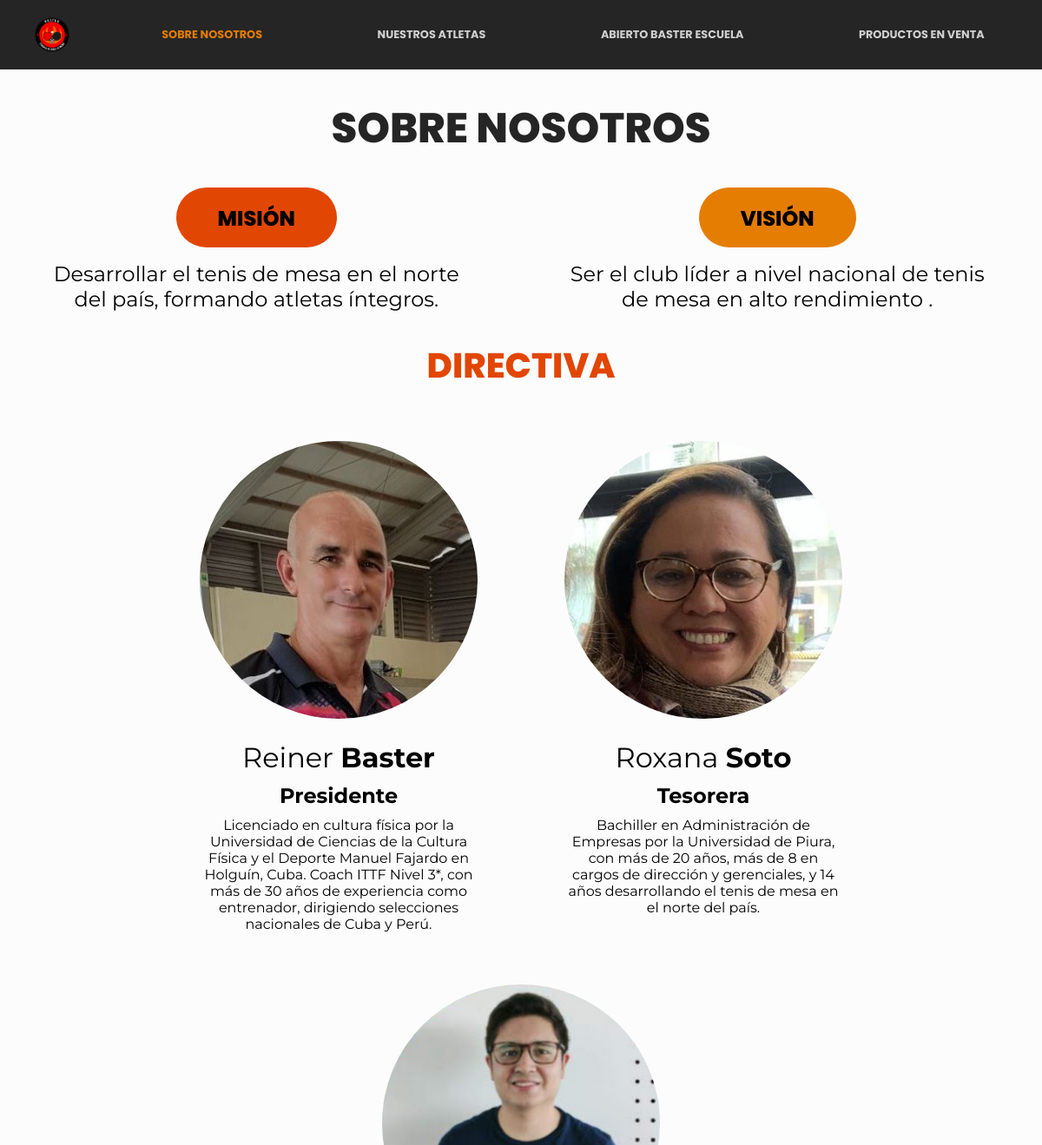
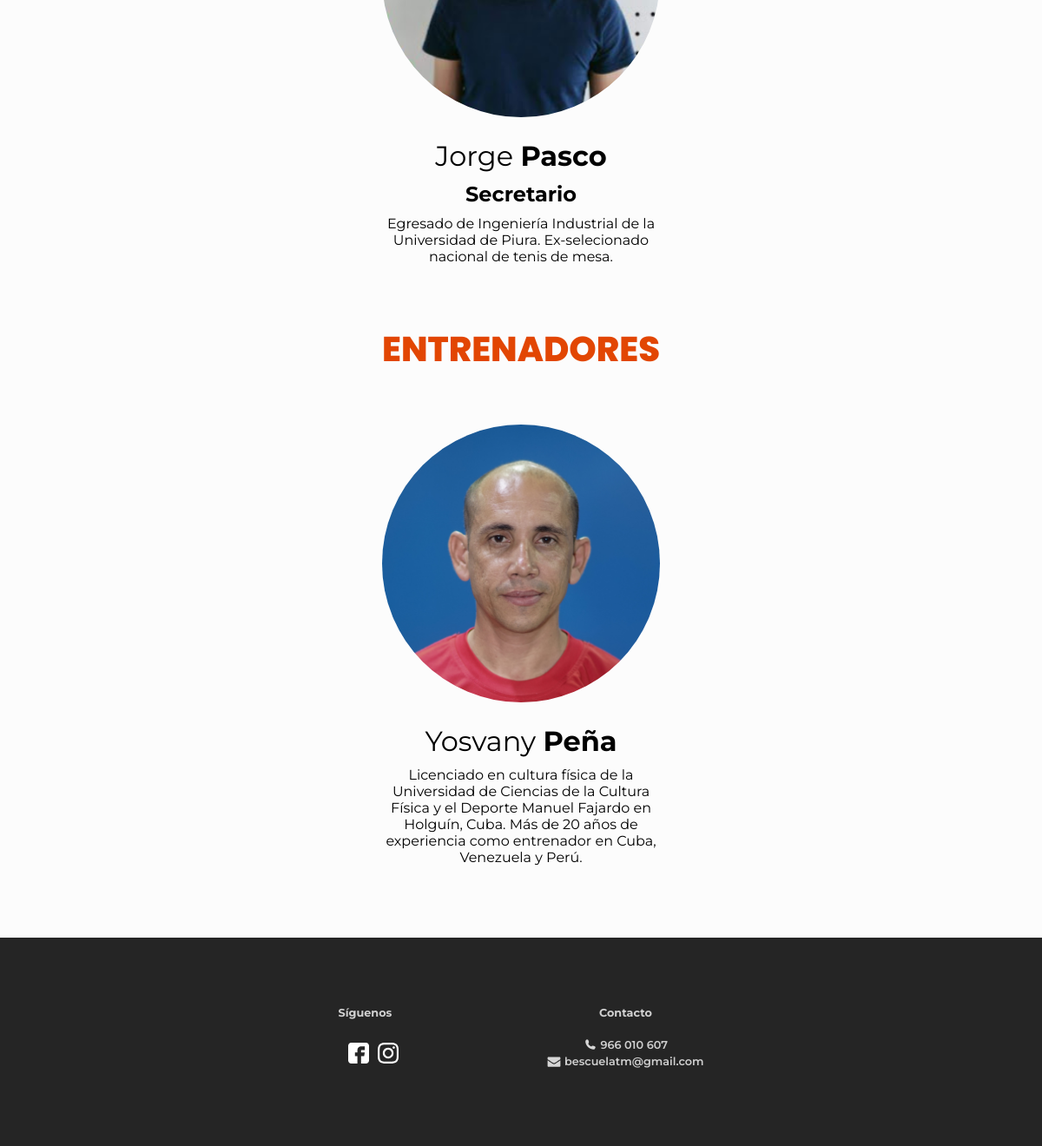
/about, run on the app's committed database (2 pictures, top to bottom).
### tables this page shows
CREATE TABLE "miembros_directiva" (
	"id"	INTEGER UNIQUE,
	"nombre"	TEXT NOT NULL,
	"apellido"	TEXT NOT NULL,
	"descripcion"	TEXT,
	"foto"	BLOB,
	"cargo"	TEXT NOT NULL,
	PRIMARY KEY("id" AUTOINCREMENT)
);

CREATE TABLE "entrenadores" (
	"id"	INTEGER UNIQUE,
	"nombre"	TEXT NOT NULL,
	"apellido"	TEXT NOT NULL,
	"descripcion"	TEXT,
	"foto"	BLOB,
	PRIMARY KEY("id" AUTOINCREMENT)
);

### app.py (the view)
@app.route('/about')
def about():
    name = 'about'
    directiva= get_members("miembros_directiva")
    entrenadores = get_members("entrenadores")
    return render_template(f"{name}.html", active=f"{name}", directiva=directiva, entrenadores=entrenadores)

### app.py (called while the page is built)
@app.after_request
def after_request(response):
    response.headers["Cache-Control"] = "no-cache, no-store, must-revalidate"
    response.headers["Expires"] = 0
    response.headers["Pragma"] = "no-cache"
    return response

### helpers.py (called while the page is built)
def dict_factory(cursor, row):
    d = {}
    for i, col in enumerate(cursor.description):
        d[col[0]] = row[i]
    return d

def strip_accents(text):
    text = unicodedata.normalize('NFD', text)\
           .encode('ascii', 'ignore')\
           .decode("utf-8")
    return str(text)

def connect_to_db():
    try:
        conn = sqlite3.connect('./baster_escuela.db')
        conn.row_factory = dict_factory  # Set dict factory
        db = conn.cursor()
        print("Connected to db")
        return db
    except Exception:
        print(Exception)

def write_blob_to_file(data, type, file_name):
    file_name_utf8 = strip_accents(file_name)
    filename = f"img/photos/{type}/{file_name_utf8}.jpg"
    with open(f".{url_for('static', filename=filename)}", "wb+") as file:
        file.write(data)
    return filename

def get_members(table):
    result_array = []
    db = connect_to_db()
    results = db.execute(f"SELECT * FROM {table}").fetchall()
    for el in results:
        new_item = {}
        for key, value in el.items():
            if key != "foto":
                new_item[key] = value
            else:
                nombre = el['nombre'].replace(' ', '-')
                apellido = f"{el['apellido'].replace(' ', '-')}"
                file_name = f"{el['id']}-{nombre}-{apellido}"
                complete_path = write_blob_to_file(
                    value, table, file_name)
                new_item[key] = complete_path
        result_array.append(new_item)
    return result_array

### templates/about.html (shortened to what this page needs)
{% extends "layout.html" %}
{% block styles %}
<link rel="stylesheet" type="text/css" href="{{ url_for('static', filename='styles/about.css') }}">
{% endblock %}
{% block main %}
<h1>SOBRE NOSOTROS</h1>
<section class="mv-section">
    <div class="m-container mv-title">MISIÓN</div>
    <div class="v-container mv-title">VISIÓN</div>
    <div class="m-text-container mv-text">Desarrollar el tenis de mesa en el norte del país,
        formando atletas íntegros.</div>
    <div class="v-text-container mv-text">Ser el club líder a nivel nacional de tenis de mesa
        en alto rendimiento .</div>
</section>
<section class="directiva">
    <h2>DIRECTIVA</h2>
    <div class="card-container">
        {% for persona in directiva %}
            <div class="card-item">
                <img src="{{ url_for('static', filename=persona['foto']) }}">
                <div class="card-item-name">{{ persona["nombre"] }} <span class="bold">{{ persona["apellido"] }}</span></div>
                <div class="card-item-role bold">{{ persona["cargo"] }}</div>
                <div class="card-item-description">{{ persona["descripcion"] }}</div>
            </div>
        {% endfor %}
    </div>
</section>
<section class="entrenadores">
    <h2>ENTRENADORES</h2>
    <div class="card-container">
        {% for persona in entrenadores %}
            <div class="card-item">
                <img src="{{ url_for('static', filename=persona['foto']) }}">
                <div class="card-item-name">{{ persona["nombre"] }} <span class="bold">{{ persona["apellido"] }}</span></div>
                <div class="card-item-description">{{ persona["descripcion"] }}</div>
            </div>
        {% endfor %}
    </div>
</section>
{% endblock %}

### templates/layout.html (shortened to what this page needs)
<!DOCTYPE html>
<html lang="en">
<head>
    <link rel="stylesheet" type="text/css" href="{{ url_for('static', filename='styles/shared.css') }}">
    {% block styles %}{% endblock %}
</head>
<body>
    <nav>
        <div class="menu-container img-cont">
            <a href="/">
                <img src="{{ url_for('static', filename='img/logo.png') }}">
            </a>
        </div>
        <div class="menu-container items-cont">
            <a href="/about" class="{{ 'active' if active == 'about'}}">SOBRE NOSOTROS</a>
            <a href="/atletas" class="{{ 'active' if active == 'atletas'}}">NUESTROS ATLETAS</a>
            <a href="/abierto" class="{{ 'active' if active == 'abierto'}}">ABIERTO BASTER ESCUELA</a>
            <a href="/productos" class="{{ 'active' if active == 'productos'}}">PRODUCTOS EN VENTA</a>
        </div>
    </nav>
    <main>
        {% block main %}{% endblock %}
    </main>
    <footer>
        <div class="info-container">
            <div class="siguenos">Síguenos</div>
            <div class="siguenos-content">
                <a href="https://web.facebook.com/BasterEscuela/" target="_blank">
                    <img src="{{ url_for('static', filename='img/icons/facebook.svg') }}" />
                </a>
                <a href="https://instagram.com/basterescueladetenisdemesa?igshid=f8lkij4gqk22" target="_blank">
                    <img src="{{ url_for('static', filename='img/icons/instagram.svg') }}" />
                </a>
            </div>
            <div class="contacto">Contacto</div>
            <div class="contacto-content">
                <div class="contacto-el">
                    <img src="{{ url_for('static', filename='img/icons/phone.svg') }}">
                    <div>&nbsp966 010 607</div>
                </div>
                <div class="contacto-el">
                    <img src="{{ url_for('static', filename='img/icons/message.svg') }}">
                    <div>&nbspbescuelatm@gmail.com</div>
                </div>
            </div>
        </div>
    </footer>
</body>
</html>

### static/styles/shared.css (style rules this page uses)
:root { --main-red: rgb(226, 70, 3); --main-orange: #E57D02; --dark-gray: #252525; --super-light-gray: #FCFCFC; --light-gray: #D0D0D0; --title: Poppins; --content: Montserrat }
* { margin: 0; padding: 0; }
body { background-color: var(--super-light-gray); }
a { text-decoration: none; }
nav { width: 100%; height: 5rem; background-color: var(--dark-gray); display: flex; align-items: center; font-family: var(--title); font-weight: 700; font-size: .8rem; }
.menu-container { height: 100%; display: flex; justify-content: space-around; align-items: center; }
.img-cont { flex-basis: 10%; }
.items-cont { flex-basis: 90%; }
.img-cont a { height: 100%; display: flex; align-items: center; }
.menu-container img { height: 70%; width: auto; transition: height 0.2s; }
.items-cont a { color: var(--light-gray); transition: color .2s; }
.items-cont .active { color: var(--main-orange) }
main { background-color: var(--super-light-gray); padding-bottom: 3rem; z-index: 1; margin-bottom: 15rem; min-height: calc(100vh - 5rem); }
h1 { margin-top: 2rem; text-align: center; font-family: var(--title); font-size: 3rem; font-weight: 800; color: var(--dark-gray) }
h2 { margin-bottom: 2rem; text-align: center; font-family: var(--title); font-size: 2.5rem; font-weight: 800; color: var(--main-red) }
section { margin-top: 2rem; }
.card-container { display: flex; flex-wrap: wrap; justify-content: center; }
.card-item { flex: 0 1 300px; margin: 25px 50px 25px 50px; display: flex; flex-direction: column; align-items: center; justify-content: start; font-family: var(--content); text-align: center; }
.card-item>* { margin-bottom: 10px; }
.card-item img { margin-bottom: 25px; height: 20rem; width: auto; border-radius: 50%; }
.card-item-name { font-size: 2rem; }
.card-item-role { font-size: 1.5rem; }
.card-item-description { font-style: 1rem; }
.bold { font-weight: 700; }
footer { position: fixed; bottom: 0; width: 100%; z-index: -1; height: 15rem; background-color: var(--dark-gray); display: flex; justify-content: center; align-items: center; }
.info-container { width: 50%; height: 40%; display: grid; grid-template: "s c" "sc cc" "sc cc"; justify-items: center; align-items: center; font-family: Montserrat; font-weight: 700; font-size: .8rem; color: var(--light-gray); }
.siguenos { grid-area: s; }
.siguenos-content { margin-left: -10px; grid-area: sc; display: flex; width: 20%; justify-content: space-around; }
.contacto { grid-area: c; }
.contacto-content { grid-area: cc; display: flex; flex-direction: column; }
.contacto-el { display: flex; align-items: center; justify-content: center; font-weight: 600; margin-bottom: 0.2rem; }
footer .siguenos-content img { width: 1.5rem; margin-left: 10px; transition: all .2s; }
.contacto-el>img { width: 1rem; filter: invert(100%) sepia(0%) saturate(4921%) hue-rotate(184deg) brightness(97%) contrast(72%); }

### static/styles/about.css (style rules this page uses)
.mv-section { display: grid; grid-template: "mc vc" "mc vc" "mt vt"; justify-items: center; align-items: center; }
.m-container { grid-area: mc; background-color: var(--main-red); }
.v-container { grid-area: vc; background-color: var(--main-orange); }
.m-text-container { grid-area: mt; }
.v-text-container { grid-area: vt; }
.mv-title { width: fit-content; height: fit-content; border-radius: 50px; padding: 1.1rem 3rem 1rem 3rem; margin-bottom: 1rem; font-family: var(--title); font-weight: 800; font-size: 1.5rem; display: flex; align-items: center; }
.mv-text { padding: 0 3rem 0 3rem; font-family: var(--content); font-size: 1.5rem; text-align: center; }

### data on the page
miembros_directiva: shows a picture, nombre "Reiner", apellido "Baster", cargo "Presidente", descripcion "Licenciado en cultura física por la Universidad de Ciencias de la Cultura Física y el Deporte Manuel Fajardo en Holguín, Cuba. Coach ITTF Nivel 3*, con más de 30 años de experiencia como entrenador, dirigiendo selecciones nacionales de Cuba y Perú."
miembros_directiva: shows a picture, nombre "Roxana", apellido "Soto", cargo "Tesorera", descripcion "Bachiller en Administración de Empresas por la Universidad de Piura, con más de 20 años, más de 8 en cargos de dirección y gerenciales, y 14 años desarrollando el tenis de mesa en el norte del país."
miembros_directiva: shows a picture, nombre "Jorge", apellido "Pasco", cargo "Secretario", descripcion "Egresado de Ingeniería Industrial de la Universidad de Piura. Ex-selecionado nacional de tenis de mesa."
entrenadores: nombre "Yosvany", apellido "Peña", descripcion "Licenciado en cultura física de la Universidad de Ciencias de la Cultura Física y el Deporte Manuel Fajardo en Holguín, Cuba. Más de 20 años de experiencia como entrenador en Cuba, Venezuela y Perú."
